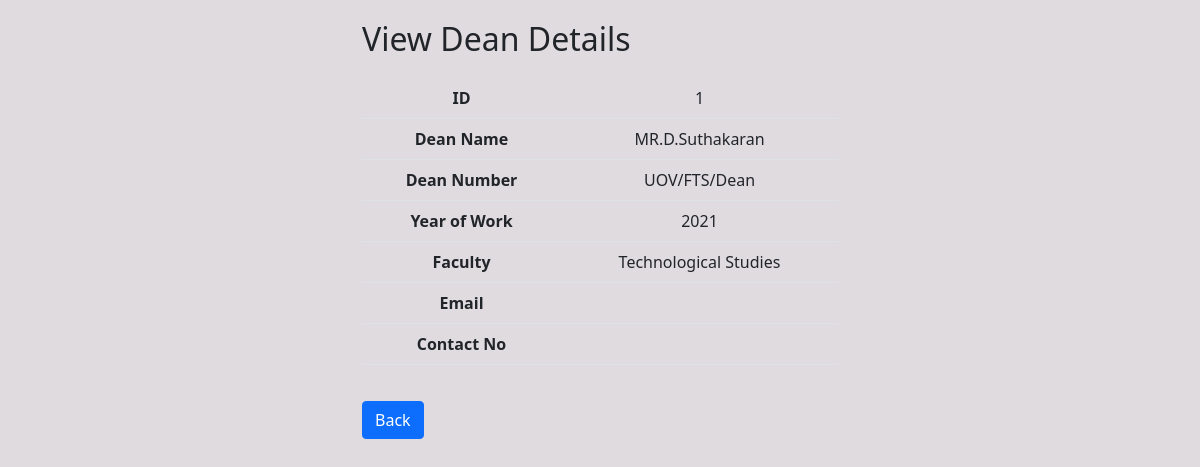
Screenshot of /pages/view_dean.php?id=1 with the database file from the repository.
### tables this page shows
CREATE TABLE `dean` (
  `id` int(11) NOT NULL,
  `Year` varchar(255) DEFAULT NULL,
  `DeanNum` varchar(255) NOT NULL,
  `DeanName` varchar(255) DEFAULT NULL,
  `Faculty` enum('Technological Studies','Applied Science','Bussiness Studies') DEFAULT NULL,
  `Email` varchar(255) DEFAULT NULL,
  `contactno` int(10) DEFAULT NULL,
  `Password` varchar(255) DEFAULT 'abcd'
);

### pages/view_dean.php (the view, shortened to what this page needs)
<?php
include "../db_conn.php";
$id = $deanName = $deanNumber = $yearOfWork = $faculty = $email = $contactNo = "";
if ($_SERVER["REQUEST_METHOD"] == "GET" && isset($_GET['id'])) {
    $id = $_GET['id'];
    $query = "SELECT * FROM dean WHERE id = '$id'";
    $result = mysqli_query($conn, $query);
    if (mysqli_num_rows($result) == 1) {
        $row = mysqli_fetch_assoc($result);
        $deanName = $row['DeanName'];
        $deanNumber = $row['DeanNum'];
        $yearOfWork = $row['Year'];
        $faculty = $row['Faculty'];
        $email = $row['Email'];
        $contactNo = $row['contactno'];
    } else {
        $errorMessage = "Dean not found.";
    }
}
?>
<!DOCTYPE html>
<html>
<head>
    <link href="https://cdn.jsdelivr.net/npm/bootstrap@5.0.0-beta1/dist/css/bootstrap.min.css" rel="stylesheet">
</head>
<body>
    <div class="container">
        <h2>View Dean Details</h2>
        <table class="table dean-details">
            <tr>
                <th>ID</th>
                <td><?php echo $id; ?></td>
            </tr>
            <tr>
                <th>Dean Name</th>
                <td><?php echo $deanName; ?></td>
            </tr>
            <tr>
                <th>Dean Number</th>
                <td><?php echo $deanNumber; ?></td>
            </tr>
            <tr>
                <th>Year of Work</th>
                <td><?php echo $yearOfWork; ?></td>
            </tr>
            <tr>
                <th>Faculty</th>
                <td><?php echo $faculty; ?></td>
            </tr>
            <tr>
                <th>Email</th>
                <td><?php echo $email; ?></td>
            </tr>
            <tr>
                <th>Contact No</th>
                <td><?php echo $contactNo; ?></td>
            </tr>
        </table>
        <a href="manage_dean.php" class="btn btn-primary back-btn">Back</a>
    </div>
</body>
</html>

### pages/view_dean.php (style rules this page uses)
body { background-color: #e0dbdf; padding: 20px; }
.container { max-width: 500px; margin: 0 auto; }
.dean-details { margin-top: 20px; }
.dean-details th, .dean-details td { text-align: center; }
.back-btn { margin-top: 20px; }

### rows the page displays
dean: DeanName "MR.D.Suthakaran", DeanNum "UOV/FTS/Dean", Year "2021", Faculty "Technological Studies"

### other values shown
$id "1"
